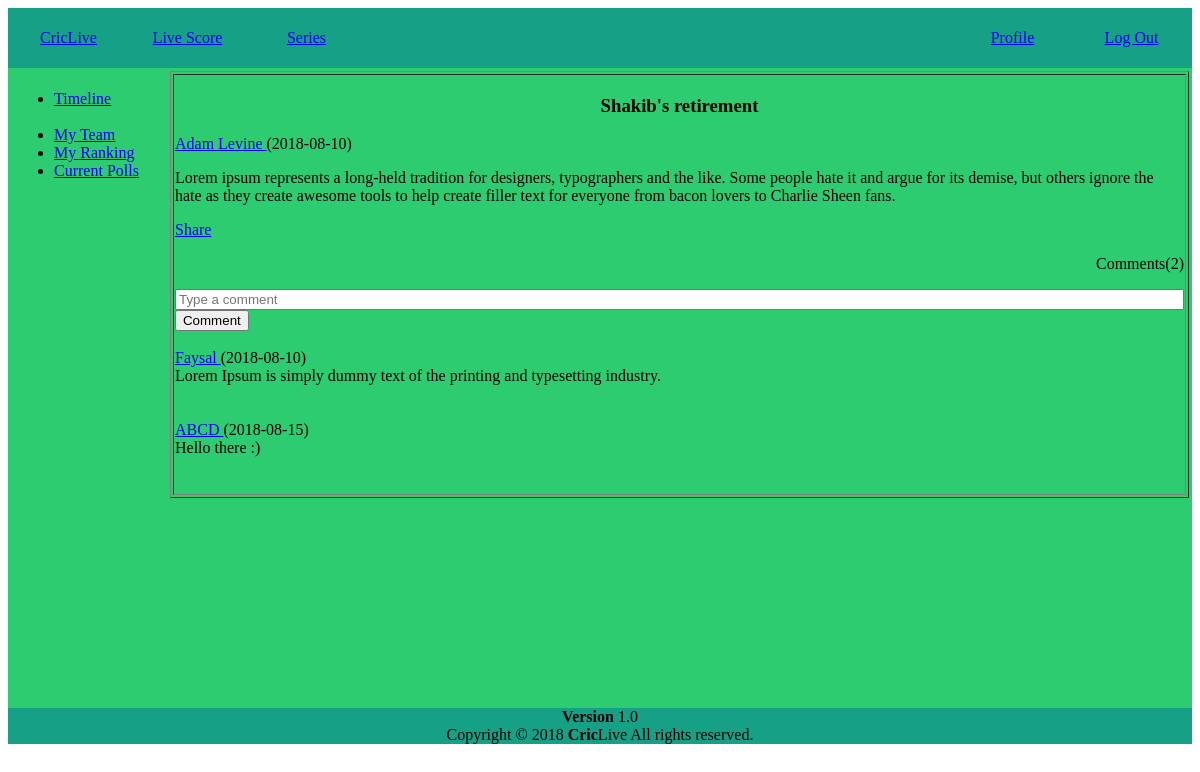
Screenshot of /user/userPost.php?id=1 (signed in) with the database file from the repository.
### tables this page shows
CREATE TABLE `post` (
  `post_id` int(255) NOT NULL,
  `user_id` varchar(1000) NOT NULL,
  `headline` varchar(1000) NOT NULL,
  `text` varchar(10000) NOT NULL,
  `date` date NOT NULL,
  `time` varchar(100) NOT NULL,
  `image` varchar(100) NOT NULL
);

CREATE TABLE `editor` (
  `id` varchar(100) NOT NULL,
  `password` varchar(100) NOT NULL,
  `name` varchar(100) NOT NULL,
  `email` varchar(100) NOT NULL,
  `country` varchar(100) NOT NULL,
  `date` varchar(100) NOT NULL
);

CREATE TABLE `comment` (
  `com_id` int(255) NOT NULL,
  `post_id` int(255) NOT NULL,
  `user_id` varchar(100) NOT NULL,
  `text` varchar(1000) NOT NULL,
  `date` date NOT NULL,
  `time` varchar(100) NOT NULL
);

CREATE TABLE `user` (
  `id` varchar(100) NOT NULL,
  `password` varchar(100) NOT NULL,
  `name` varchar(100) NOT NULL,
  `email` varchar(100) NOT NULL,
  `country` varchar(100) NOT NULL,
  `date` varchar(100) NOT NULL
);

### user/userPost.php (the view, shortened to what this page needs)
<?php
	if(!isset($_SESSION['log']))
    {
        header("location: ../login.html");
	}else{
        $id = $_GET['id'];
    }
?>
<!DOCTYPE html>
<html>
<head>
    <link rel="stylesheet" type="text/css" href="../css/style.css">
</head>
<body>
    <table width="100%"id="headerstyle" style="color:green;" height="50px">
        <tr >
            <td width="10%"><a href="user.php"><center>CricLive</center></a></td>
            <td width="10%" style="color:green;"><a href="viewScore.php"><center>Live Score</center></a></td>
            <td width="10%"><a href="#"><center>Series</center></a></td>
            <td width="50%"></td>
            <td width="10%"><a href="profile.php"><center>Profile</center></a></td>
            <td width="10%"><a href="logout.php"><center>Log Out</center></a></td>
        </tr>
    </table >
    <table id="mainframe"width="100%" height="640px">
        <tr>
            <td  width="20%" valign="top">
                <table  width="100%" border="0">
                    <tr>
                        <center>
                            <td>
                                <ul>
                                <li><a href="user.php">Timeline</a></li>
                               <br> <li><a href="myTeam.php"> My Team</a></li>
                                <li><a href="ranking.php"> My Ranking</a></li>
                                <li><a href="poll.php"> Current Polls </a></li>
                              </ul>
                            </td>
                        </center>
                    </tr>
                </table>
            </td>
            <td  width="5%"></td>
            <td width="75%" valign="top">
                <table  width="100%" border="1">
                    <?php
                        $conn = mysqli_connect('localhost', 'root', '', 'criclive');
                        $sql= "SELECT * FROM `post` where post_id='".$id."'";
                        $result = mysqli_query($conn, $sql);
                        while($row = mysqli_fetch_assoc($result)){
                            $str = 'editorProfile.php?id='. $row['user_id'];
                            $sql2= "SELECT * from `editor` where id='".$row['user_id']."'";
                            $result2 = mysqli_query($conn, $sql2);
                            $name=null;
                            while($row2 = mysqli_fetch_assoc($result2))
                            {
                                $name = $row2['name'];
                            }
                            $sql5= "SELECT * from `comment` where post_id='".$id."'";
                            $result5 = mysqli_query($conn, $sql5);
                            $comment = mysqli_num_rows($result5);
                            echo "<tr> <td>";
                    ?>
                            <center><h3><?=$row['headline']?></h3></center>
                            <a href='<?=$str?>' > <?=$name?> </a>
                            <span>(<?=$row['date']?>)</span>
                              <p>
                                <?=$row['text']?>
                              </p>
                            <a href="#" >Share</a>
                            <p style="text-align: right;">Comments(<?=$comment?>)</p>
                            <input size="123" type="text" placeholder="Type a comment" name="comment" id="comment">
                            <input type="button" value="Comment" onclick="commentbtn()">
                            <br><br>
                            <?php
                                $sql3= "SELECT * FROM `comment` where `post_id`='".$id."' ORDER BY `date`";
                                $result3 = mysqli_query($conn, $sql3);
                                while($row3 = mysqli_fetch_assoc($result3)){
                                    $str2 = 'userProfile.php?id='. $row3['user_id'];
                                    $sql4= "SELECT * from `user` where id='".$row3['user_id']."'";
                                    $result4 = mysqli_query($conn, $sql4);
                                    $name2=null;
                                    while($row4 = mysqli_fetch_assoc($result4))
                                    {
                                        $name2 = $row4['name'];
                                    }
                            ?>
                            <div>
                              <span>
                                <a href='<?=$str2?>' > <?=$name2?> </a>
                                <span>(<?=$row3['date']?>)</span>
                              </span><br>
                              <?=$row3['text']?>
                            </div>
                            <br/><br/>
                        <?php
                                }
                            echo "</td> </tr>";
                        }
                    ?>
                </table>
            </td>
        </tr>
    </table>
    <?php include 'footer.php';?>
</body>
</html>

### css/style.css (style rules this page uses)
#headerstyle { background-color: #16a085; height: 60px; padding-bottom: -20px; }
#mainframe { background-color: #2ecc71 ; border: 0px; }

### rows the page displays
post: headline "Shakib's retirement", editor.name "Adam Levine", date "2018-08-10", text "Lorem ipsum represents a long-held tradition for designers, typographers and the like. Some people hate it and argue for its demise, but others ignore the hate as they create awesome tools to help create filler text for everyone from bacon lovers to Charlie Sheen fans.", comment "2"
comment: user.name "Faysal", date "2018-08-10", text "Lorem Ipsum is simply dummy text of the printing and typesetting industry."
comment: user.name "ABCD", date "2018-08-15", text "Hello there :)"
